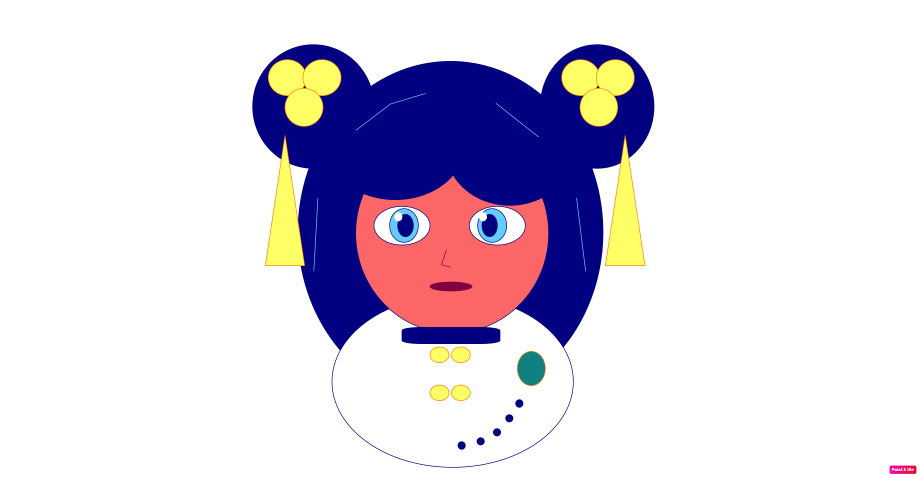
#> input picture paintx-blue-cosplay-sketch.png, 2759 x 1430 px (shown at 1/3 size)
$ python -i defringe.py   (imports and definitions only)
#> lines starting #> are read from the running program, lines starting #| are printed output that depends on the picture; after the words box and inside, x2 and y2 are one past the last pixel; in counts of white or black regions, pixels touching at a corner belong together
#> further down, picture is the input picture: shape (1430, 2759, 3); mean B, G, R 225.8, 212.1, 218.3
"""Colour fringe removal along bright edges (``purple_fringing``, GUI "Defringe").

Lenses bend blue, green and red light by slightly different amounts, so a
dark edge against something very bright (a wig or a black glove against a
blown window, a costume edge against a softbox, a bokeh highlight) picks up a
thin purple, blue, cyan or green band that isn't in the scene. Alex's white
wig photos against a blown window show it on gloves, shoulders and the edges
of black vinyl, and the bunny photos show it round the softbox bokeh.

Why it replaced the first version (``utils.remove_purple_fringing``): that
one only touched pixels whose own 3x3 luminance gradient passed a fixed level
of 35 and whose colour was magenta-purple (a* > 8, b* < -5). A real fringe is
a band several pixels wide that sits mostly *beside* the edge, where the
pixel's own gradient is small, and the blue, cyan and green fringes failed
the colour gate outright, so on Alex's wig photos it removed little. It also
greyed any purple object's edge that passed both gates.

This version:

* finds edges by local contrast, not a fixed gradient: within a band whose
  width scales with the image, the brightest pixel must sit near the photo's
  own highlight level (its 99.5th luminance percentile, so a dim photo works
  the same) and the band must span a large share of that level;
* takes purple, blue, cyan and green hues (reds, oranges, yellows and skin
  are outside the hue gate, so lips, skin, blush and gold trim never move);
* replaces the fringe's colour (a*/b*, lightness kept) with the colour of
  the nearby pixels *outside* the fringe band, found by a normalised blur.
  A real purple or green object is the same colour beyond the band, so its
  colour comes back unchanged; a fringe on a black or white object is
  replaced by that object's own near-neutral colour;
* where nothing outside the band is close enough to borrow from (a thin
  strand or strap that lies wholly inside the band), it falls back to
  taking the colour toward neutral, like a camera raw defringe.

Pixels outside the band are returned bit-identical. No skin or face level is
involved: the gates are relative to the photo's own highlights, so the op
behaves the same whatever the subject's skin tone (``tests/test_defringe.py``).
"""

from __future__ import annotations

import cv2
import numpy as np

# Band half-width as a fraction of the image's long side (14 px at 6240 px).
_BAND_FRAC = 0.0022
_BAND_MIN_PX = 2
_BAND_MAX_PX = 24
# The colour reference is borrowed from this many band widths around a pixel.
_SUPPORT_MULT = 3.0
# Highlight level: this percentile of the photo's L*.
_HI_PCT = 99.5
# The brightest pixel in the band must reach this share of the highlight level.
_BRIGHT_LO = 0.80
_BRIGHT_HI = 0.92
# Brightest minus darkest in the band, as a share of the highlight level.
_CONTRAST_LO = 0.25
_CONTRAST_HI = 0.40
# Fringe hues in CIELab degrees [0, 360): green (125) through cyan and blue
# to purple (330). Ramps on both sides keep yellow-green and pink/magenta
# objects mostly out; red, orange, yellow and skin (about 10-100) never pass.
_HUE_IN_LO = 110.0
_HUE_FULL_LO = 125.0
_HUE_FULL_HI = 330.0
_HUE_IN_HI = 345.0
# Chroma ramp (a*/b* units): below this a pixel is already neutral.
_CHROMA_LO = 3.0
_CHROMA_HI = 8.0
# Band pixels this far from the bright side (in band widths) count as
# support again: the fringe itself is the part nearest the bright side.
_CORE_LO = 0.6
_CORE_HI = 1.0
# Lightness bins for the reference colour (centres span 0..highlight level).
_L_BINS = 9
# A lightness bin counts as present near a pixel when its support covers at
# least this share of the support window; with no bin present the pixel
# falls back toward neutral.
_BIN_MIN = 0.02


def _ramp(x, lo: float, hi: float):
    return np.clip((x - lo) * np.float32(1.0 / max(hi - lo, 1e-6)), 0.0, 1.0)


def _hue_gate(a: np.ndarray, b: np.ndarray) -> np.ndarray:
    hue = np.degrees(np.arctan2(b, a)) % 360.0
    rise = _ramp(hue, _HUE_IN_LO, _HUE_FULL_LO)
    fall = 1.0 - _ramp(hue, _HUE_FULL_HI, _HUE_IN_HI)
    return np.minimum(rise, fall).astype(np.float32)


def band_radius(shape: tuple) -> int:
    """Fringe band half-width in pixels for an image of this shape."""
    r = int(round(_BAND_FRAC * max(shape[0], shape[1])))
    return int(np.clip(r, _BAND_MIN_PX, _BAND_MAX_PX))


def fringe_weight(img_bgr: np.ndarray) -> np.ndarray:
    """Per-pixel fringe weight in [0, 1] (edge band x hue x chroma).

    ``img_bgr`` is uint8 or float BGR in [0, 1] (float) / [0, 255] (uint8).
    Exposed for tests and the QA overlay.
    """
    weight, _, _, _ = _analyse(_to_unit_float(img_bgr))
    return weight


def _to_unit_float(img: np.ndarray) -> np.ndarray:
    if img.dtype == np.uint8:
        return img.astype(np.float32) * np.float32(1.0 / 255.0)
    return np.clip(img.astype(np.float32, copy=False), 0.0, 1.0)


def _analyse(f: np.ndarray):
    """Return (weight, lab, r, hi). Hue and chroma are only evaluated on the
    edge band, which is a small share of the frame."""
    lab = cv2.cvtColor(f, cv2.COLOR_BGR2LAB)
#> lab: shape (1430, 2759, 3) float32; mean of channels 0, 1, 2 83.8, 8.6, -5.8
    L = lab[:, :, 0]
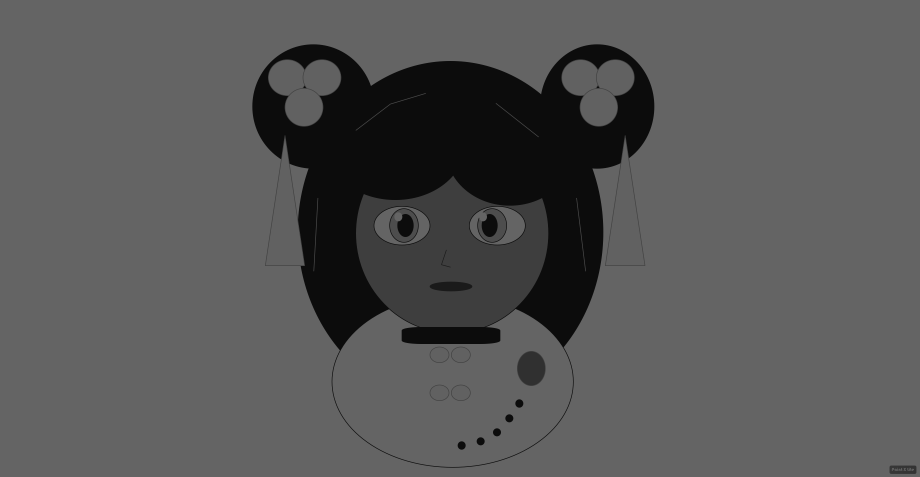
#> L: shape (1430, 2759) float32 (shown at 1/3 size); min 12.81, max 100, mean 85.9
    h, w = L.shape
#> h = 1430; w = 2759
    r = band_radius((h, w))
#> r = 6
    weight = np.zeros((h, w), np.float32)

    step = max(1, int(np.sqrt(h * w / 250_000)))
#> step = 3
    hi = float(np.percentile(L[::step, ::step], _HI_PCT))
#> hi = 100
    if hi <= 1.0:
        return weight, lab, r, hi

    # Band extrema on an 8-bit copy of L* (fast morphology; the gates are
    # soft ramps, so 0.4 L* quantisation doesn't matter).
    L8 = cv2.convertScaleAbs(L, alpha=2.55)
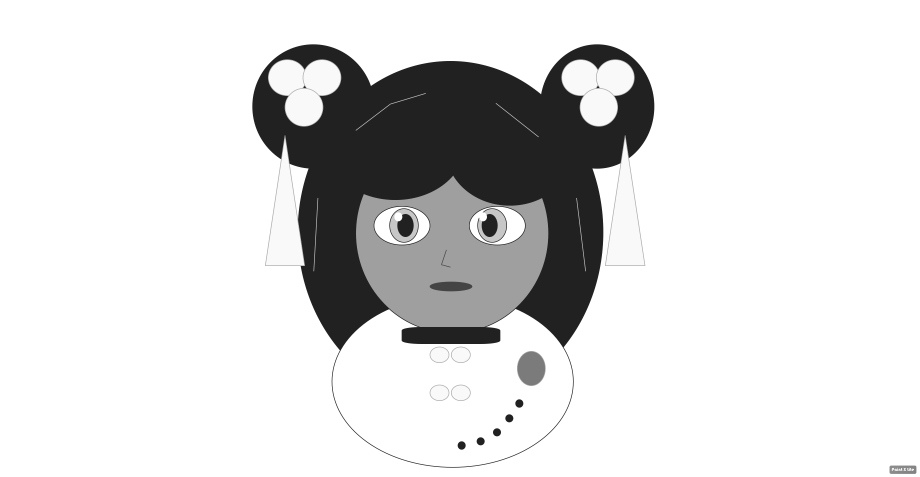
#> L8: shape (1430, 2759) (shown at 1/3 size); min 33, max 255, mean 219.1
    k = cv2.getStructuringElement(cv2.MORPH_RECT, (2 * r + 1, 2 * r + 1))
    lmax = cv2.dilate(L8, k)
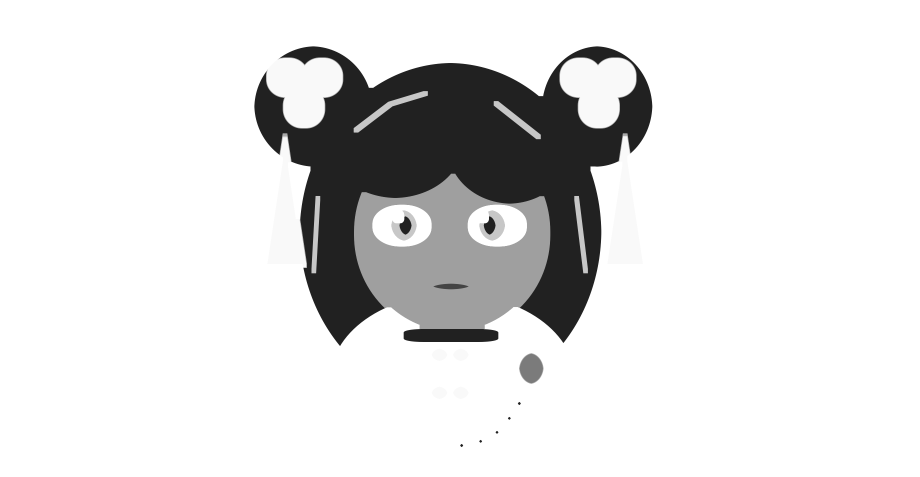
#> lmax: shape (1430, 2759) (shown at 1/3 size); min 33, max 255, mean 223.4
    lmin = cv2.erode(L8, k)
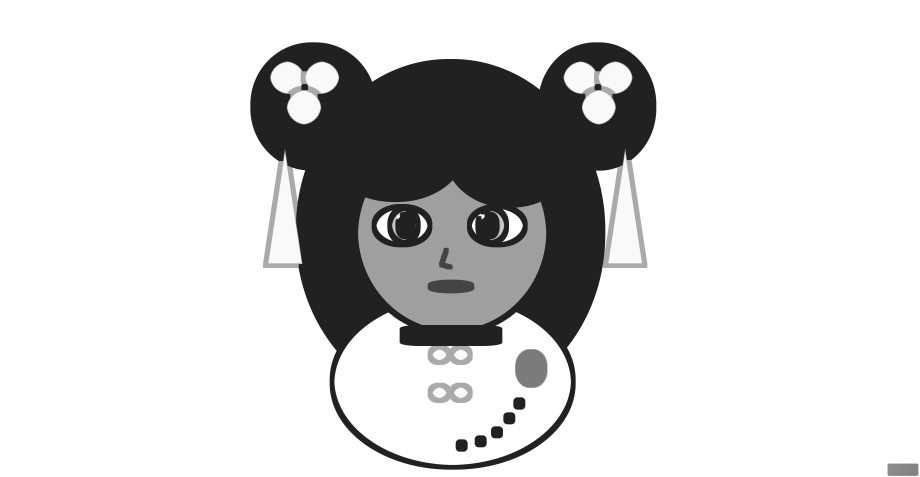
#> lmin: shape (1430, 2759) (shown at 1/3 size); min 33, max 255, mean 213
    hi8 = hi * 2.55
#> hi8 = 255
    cand = (lmax >= np.uint8(min(255, int(_BRIGHT_LO * hi8)))) & (
        cv2.subtract(lmax, lmin) >= np.uint8(min(255, int(_CONTRAST_LO * hi8)))
    )
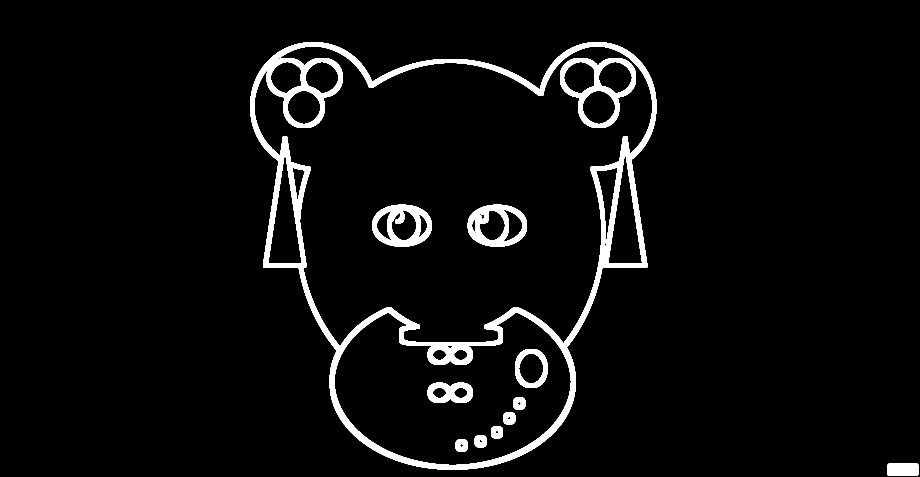
#> cand: shape (1430, 2759) bool (shown at 1/3 size); 4.5% white; 12 white regions, largest, box (x1, y1, x2, y2) and area: (751, 127, 1969, 1409) 125416, (1680, 174, 1908, 384) 13267, (1117, 614, 1295, 740) 11021
    idx = np.flatnonzero(cand)
    if idx.size == 0:
        return weight, lab, r, hi
    mx = lmax.ravel()[idx].astype(np.float32) / hi8
    mn = lmin.ravel()[idx].astype(np.float32) / hi8
    edge = _ramp(mx, _BRIGHT_LO, _BRIGHT_HI) * _ramp(mx - mn, _CONTRAST_LO, _CONTRAST_HI)
    ab = lab[:, :, 1:].reshape(-1, 2)[idx]
#> ab = 179210 pairs, first value -29.28 to 86.58, second value -64.72 to 72.88
    a = ab[:, 0]
    b = ab[:, 1]
    chroma = np.hypot(a, b)
    weight.ravel()[idx] = edge * _hue_gate(a, b) * _ramp(chroma, _CHROMA_LO, _CHROMA_HI)
    return weight, lab, r, hi


# [131 lines left out: functions _reference_colour, _sample, remove_fringes, not called in this run]

>>> import cv2
>>> picture = cv2.imread('../paintx-blue-cosplay-sketch.png')
>>> result = fringe_weight(picture)
#> in fringe_weight, `weight, _, _, _ = _analyse(_to_unit_float(img_bgr))`:
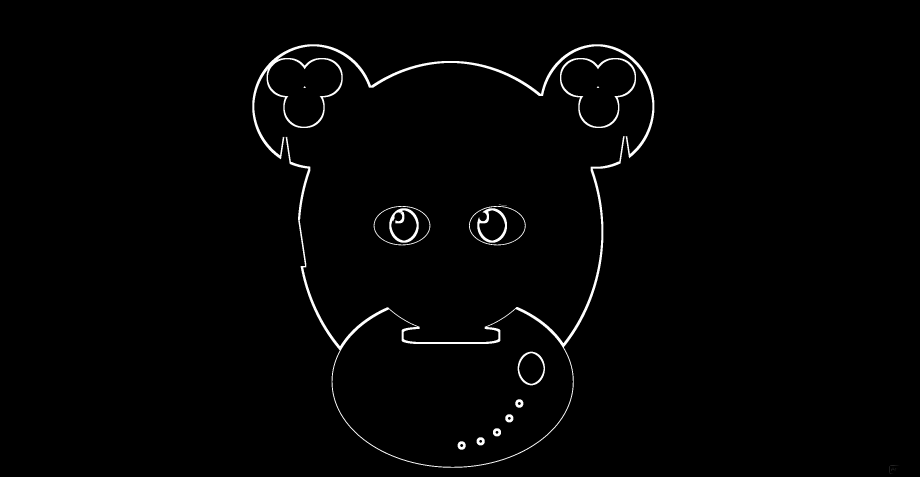
#> weight: shape (1430, 2759) float32 (shown at 1/3 size); min 0, max 1, mean 0.0137
